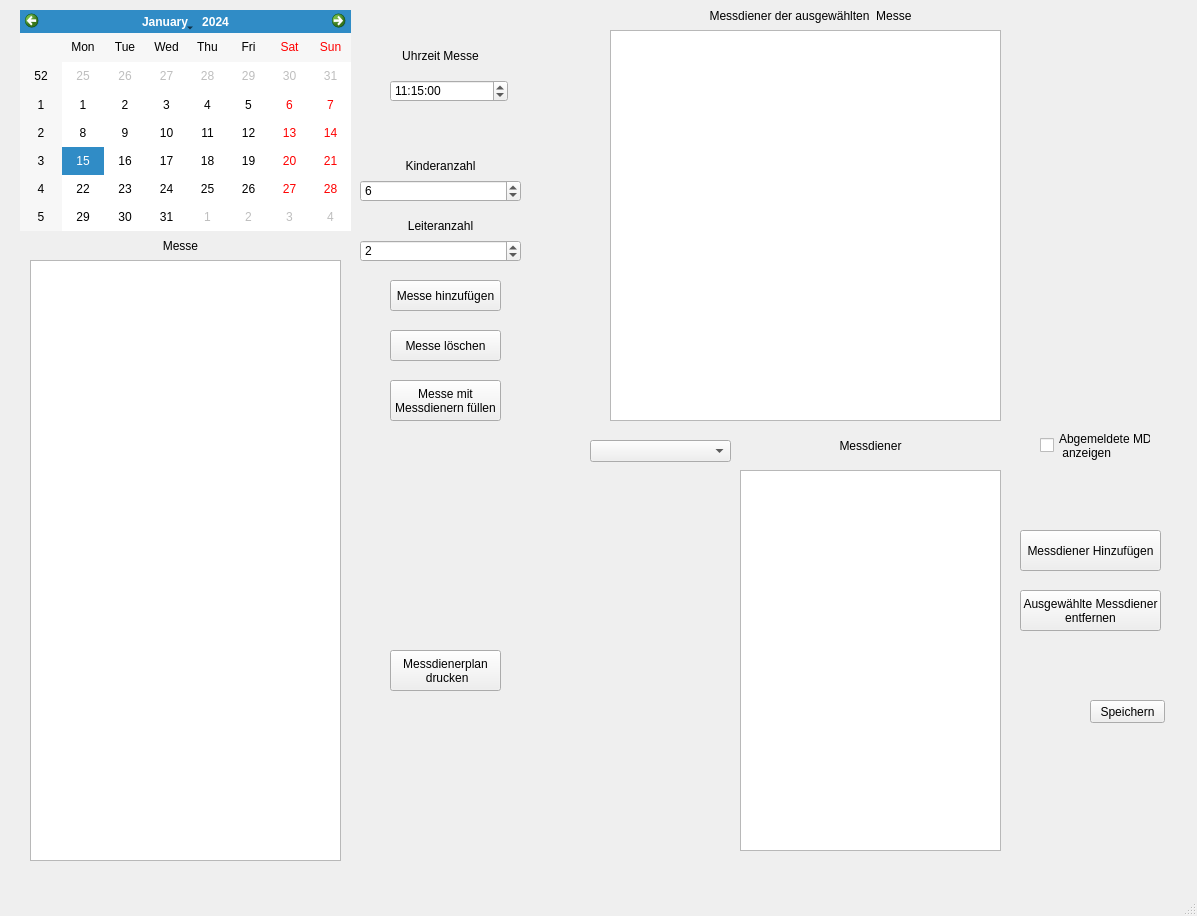
<?xml version="1.0" encoding="UTF-8"?>
<ui version="4.0">
 <class>Assignment_Window</class>
 <widget class="QMainWindow" name="Assignment_Window">
  <property name="geometry">
   <rect>
    <x>0</x>
    <y>0</y>
    <width>1197</width>
    <height>916</height>
   </rect>
  </property>
  <property name="cursor">
   <cursorShape>ArrowCursor</cursorShape>
  </property>
  <property name="windowTitle">
   <string>Plan Schreiben</string>
  </property>
  <widget class="QWidget" name="centralwidget">
   <widget class="QCalendarWidget" name="calendarWidget">
    <property name="geometry">
     <rect>
      <x>20</x>
      <y>10</y>
      <width>331</width>
      <height>221</height>
     </rect>
    </property>
    <property name="gridVisible">
     <bool>false</bool>
    </property>
   </widget>
   <widget class="QSpinBox" name="spinBox_groupleader">
    <property name="geometry">
     <rect>
      <x>360</x>
      <y>240</y>
      <width>161</width>
      <height>22</height>
     </rect>
    </property>
    <property name="suffix">
     <string/>
    </property>
    <property name="value">
     <number>2</number>
    </property>
   </widget>
   <widget class="QLabel" name="label">
    <property name="geometry">
     <rect>
      <x>360</x>
      <y>210</y>
      <width>161</width>
      <height>31</height>
     </rect>
    </property>
    <property name="text">
     <string>Leiteranzahl</string>
    </property>
    <property name="alignment">
     <set>Qt::AlignCenter</set>
    </property>
   </widget>
   <widget class="QLabel" name="label_2">
    <property name="geometry">
     <rect>
      <x>360</x>
      <y>150</y>
      <width>161</width>
      <height>31</height>
     </rect>
    </property>
    <property name="text">
     <string>Kinderanzahl</string>
    </property>
    <property name="alignment">
     <set>Qt::AlignCenter</set>
    </property>
   </widget>
   <widget class="QListWidget" name="listWidget_server_in_service">
    <property name="geometry">
     <rect>
      <x>610</x>
      <y>30</y>
      <width>391</width>
      <height>391</height>
     </rect>
    </property>
    <property name="minimumSize">
     <size>
      <width>381</width>
      <height>381</height>
     </size>
    </property>
    <property name="selectionMode">
     <enum>QAbstractItemView::ExtendedSelection</enum>
    </property>
   </widget>
   <widget class="QPushButton" name="pushButton_delete_service">
    <property name="geometry">
     <rect>
      <x>390</x>
      <y>330</y>
      <width>111</width>
      <height>31</height>
     </rect>
    </property>
    <property name="text">
     <string>Messe löschen</string>
    </property>
   </widget>
   <widget class="QPushButton" name="pushButton_add_service">
    <property name="geometry">
     <rect>
      <x>390</x>
      <y>280</y>
      <width>111</width>
      <height>31</height>
     </rect>
    </property>
    <property name="text">
     <string>Messe hinzufügen</string>
    </property>
   </widget>
   <widget class="QPushButton" name="pushButton_fill_service">
    <property name="geometry">
     <rect>
      <x>390</x>
      <y>380</y>
      <width>111</width>
      <height>41</height>
     </rect>
    </property>
    <property name="text">
     <string>Messe mit
Messdienern füllen</string>
    </property>
   </widget>
   <widget class="QPushButton" name="pushButton_add_cserver">
    <property name="geometry">
     <rect>
      <x>1020</x>
      <y>530</y>
      <width>141</width>
      <height>41</height>
     </rect>
    </property>
    <property name="text">
     <string>Messdiener Hinzufügen</string>
    </property>
   </widget>
   <widget class="QPushButton" name="pushButton_save">
    <property name="geometry">
     <rect>
      <x>1090</x>
      <y>700</y>
      <width>75</width>
      <height>23</height>
     </rect>
    </property>
    <property name="text">
     <string>Speichern</string>
    </property>
   </widget>
   <widget class="QComboBox" name="comboBox_Grades">
    <property name="geometry">
     <rect>
      <x>590</x>
      <y>440</y>
      <width>141</width>
      <height>22</height>
     </rect>
    </property>
    <property name="insertPolicy">
     <enum>QComboBox::InsertAlphabetically</enum>
    </property>
   </widget>
   <widget class="QSpinBox" name="spinBox_cserver">
    <property name="geometry">
     <rect>
      <x>360</x>
      <y>180</y>
      <width>161</width>
      <height>22</height>
     </rect>
    </property>
    <property name="value">
     <number>6</number>
    </property>
   </widget>
   <widget class="QPushButton" name="pushButton_remove_cservers">
    <property name="geometry">
     <rect>
      <x>1020</x>
      <y>590</y>
      <width>141</width>
      <height>41</height>
     </rect>
    </property>
    <property name="text">
     <string>Ausgewählte Messdiener
entfernen</string>
    </property>
   </widget>
   <widget class="QCheckBox" name="checkBox_show_all_servers">
    <property name="geometry">
     <rect>
      <x>1040</x>
      <y>430</y>
      <width>111</width>
      <height>31</height>
     </rect>
    </property>
    <property name="text">
     <string>Abgemeldete MD
 anzeigen</string>
    </property>
   </widget>
   <widget class="QLabel" name="label_3">
    <property name="geometry">
     <rect>
      <x>360</x>
      <y>40</y>
      <width>161</width>
      <height>31</height>
     </rect>
    </property>
    <property name="text">
     <string>Uhrzeit Messe</string>
    </property>
    <property name="alignment">
     <set>Qt::AlignCenter</set>
    </property>
   </widget>
   <widget class="QTimeEdit" name="timeEdit">
    <property name="geometry">
     <rect>
      <x>390</x>
      <y>80</y>
      <width>118</width>
      <height>22</height>
     </rect>
    </property>
    <property name="buttonSymbols">
     <enum>QAbstractSpinBox::UpDownArrows</enum>
    </property>
    <property name="accelerated">
     <bool>false</bool>
    </property>
    <property name="correctionMode">
     <enum>QAbstractSpinBox::CorrectToPreviousValue</enum>
    </property>
    <property name="showGroupSeparator" stdset="0">
     <bool>false</bool>
    </property>
    <property name="time">
     <time>
      <hour>11</hour>
      <minute>15</minute>
      <second>0</second>
     </time>
    </property>
   </widget>
   <widget class="QLabel" name="lable_selected_Service">
    <property name="geometry">
     <rect>
      <x>620</x>
      <y>0</y>
      <width>381</width>
      <height>31</height>
     </rect>
    </property>
    <property name="text">
     <string>Messdiener der ausgewählten  Messe</string>
    </property>
    <property name="alignment">
     <set>Qt::AlignCenter</set>
    </property>
   </widget>
   <widget class="QListWidget" name="listWidget_server_selection">
    <property name="enabled">
     <bool>true</bool>
    </property>
    <property name="geometry">
     <rect>
      <x>740</x>
      <y>470</y>
      <width>261</width>
      <height>381</height>
     </rect>
    </property>
    <property name="selectionMode">
     <enum>QAbstractItemView::ExtendedSelection</enum>
    </property>
   </widget>
   <widget class="QListWidget" name="listWidget_service_selection">
    <property name="geometry">
     <rect>
      <x>30</x>
      <y>260</y>
      <width>311</width>
      <height>601</height>
     </rect>
    </property>
    <property name="selectionMode">
     <enum>QAbstractItemView::SingleSelection</enum>
    </property>
   </widget>
   <widget class="QLabel" name="lable_selected_Service_2">
    <property name="geometry">
     <rect>
      <x>-10</x>
      <y>230</y>
      <width>381</width>
      <height>31</height>
     </rect>
    </property>
    <property name="text">
     <string>Messe</string>
    </property>
    <property name="alignment">
     <set>Qt::AlignCenter</set>
    </property>
   </widget>
   <widget class="QLabel" name="lable_selected_Service_3">
    <property name="geometry">
     <rect>
      <x>740</x>
      <y>430</y>
      <width>261</width>
      <height>31</height>
     </rect>
    </property>
    <property name="text">
     <string>Messdiener</string>
    </property>
    <property name="alignment">
     <set>Qt::AlignCenter</set>
    </property>
   </widget>
   <widget class="QLabel" name="error_label">
    <property name="geometry">
     <rect>
      <x>370</x>
      <y>530</y>
      <width>231</width>
      <height>71</height>
     </rect>
    </property>
    <property name="font">
     <font>
      <pointsize>11</pointsize>
      <weight>75</weight>
      <bold>true</bold>
     </font>
    </property>
    <property name="text">
     <string/>
    </property>
    <property name="alignment">
     <set>Qt::AlignCenter</set>
    </property>
    <property name="wordWrap">
     <bool>false</bool>
    </property>
   </widget>
   <widget class="QPushButton" name="pushButton_print">
    <property name="geometry">
     <rect>
      <x>390</x>
      <y>650</y>
      <width>111</width>
      <height>41</height>
     </rect>
    </property>
    <property name="text">
     <string>Messdienerplan 
 drucken</string>
    </property>
   </widget>
  </widget>
  <widget class="QMenuBar" name="menubar">
   <property name="geometry">
    <rect>
     <x>0</x>
     <y>0</y>
     <width>1197</width>
     <height>21</height>
    </rect>
   </property>
  </widget>
  <widget class="QStatusBar" name="statusbar"/>
 </widget>
 <resources/>
 <connections/>
</ui>
